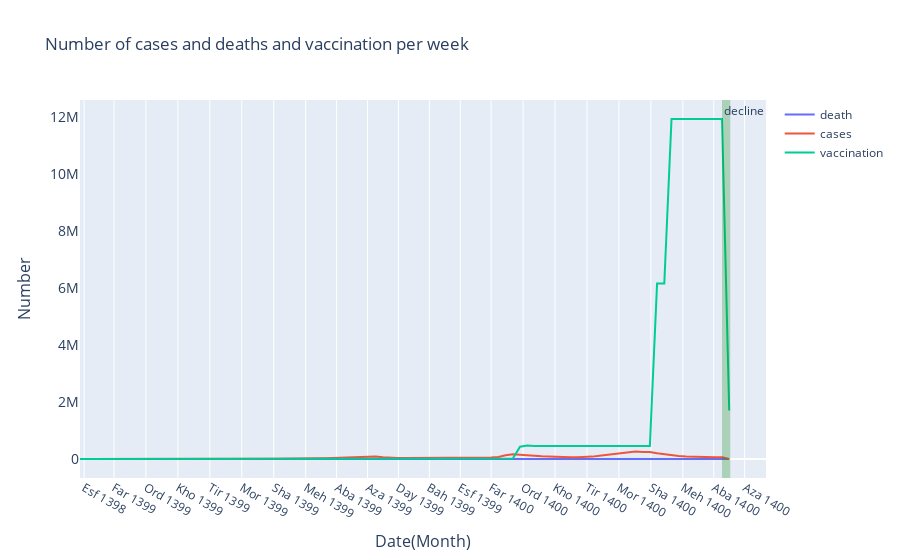

The cell this chart's notebook holds for it:
### Code cell
# Create traces
fig = go.Figure()
fig.add_trace(go.Scatter(x=df.date, y=df.new_deaths,
                    mode='lines',
                    name='death'))
fig.add_trace(go.Scatter(x=df.date, y=df.new_cases,
                    mode='lines',
                    name='cases'))
fig.add_trace(go.Scatter(x=df.date, y=df.new_vaccinations,
                    mode='lines', name='vaccination'))


fig.update_layout(
    title='Number of cases and deaths and vaccination per week',
    xaxis = dict(
        title='Date(Month)',
        titlefont_size=16,
        tickfont_size=12,
        nticks=23,
        calendar='persian'
        
    ),
    yaxis=dict(
        title='Number',
        titlefont_size=16,
        tickfont_size=14,
        showgrid=False
    )
)


fig.add_vrect(x0="1400-08-09", x1="1400-08-17", 
              annotation_text="decline", annotation_position="top left",
              fillcolor="green", opacity=0.25, line_width=0)
fig.show()
